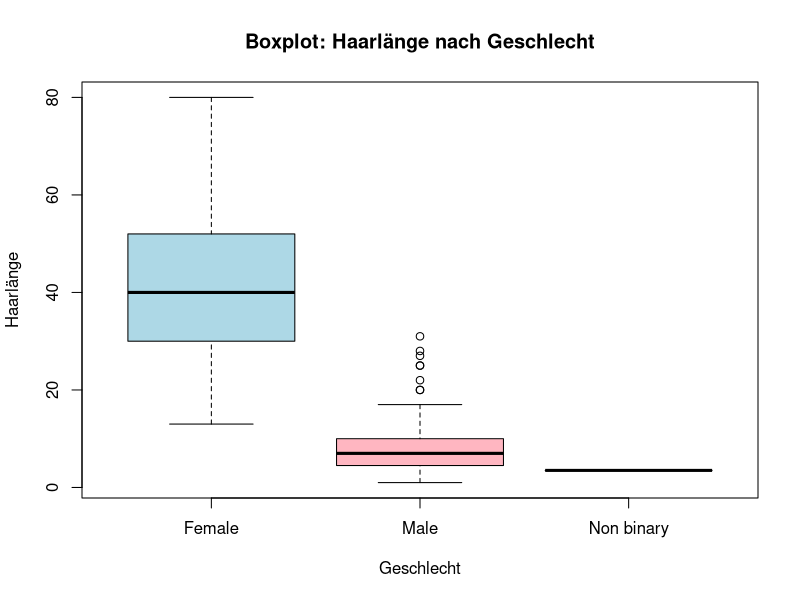
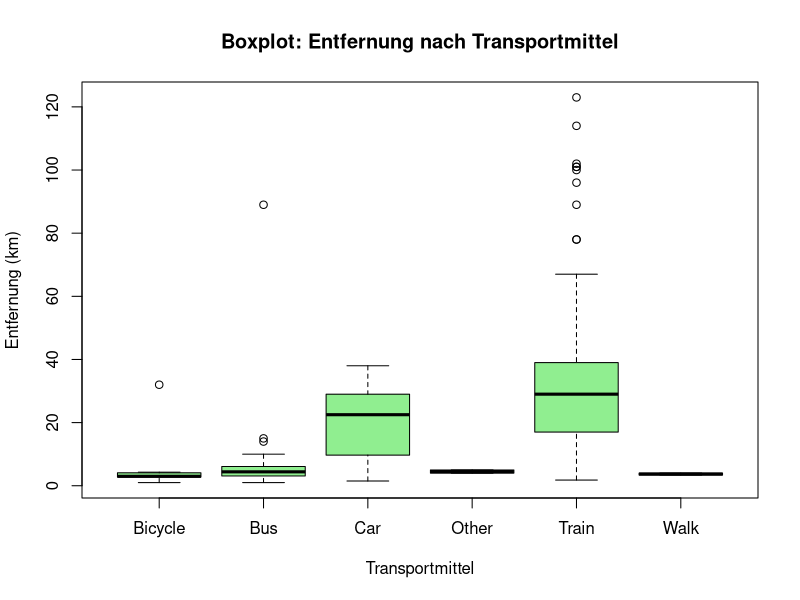
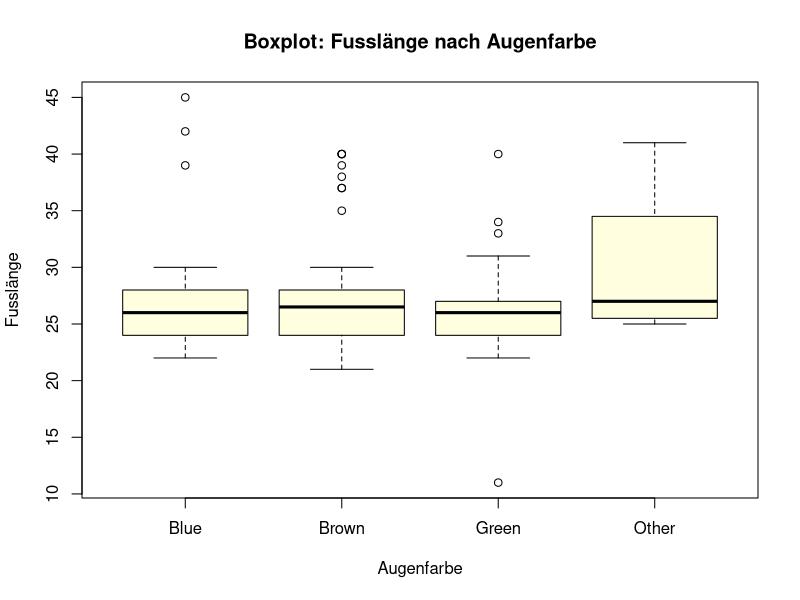
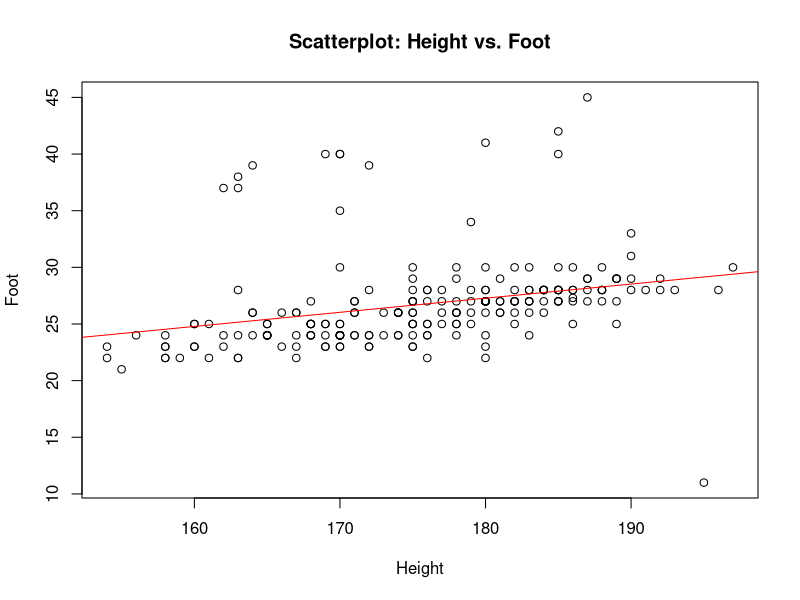
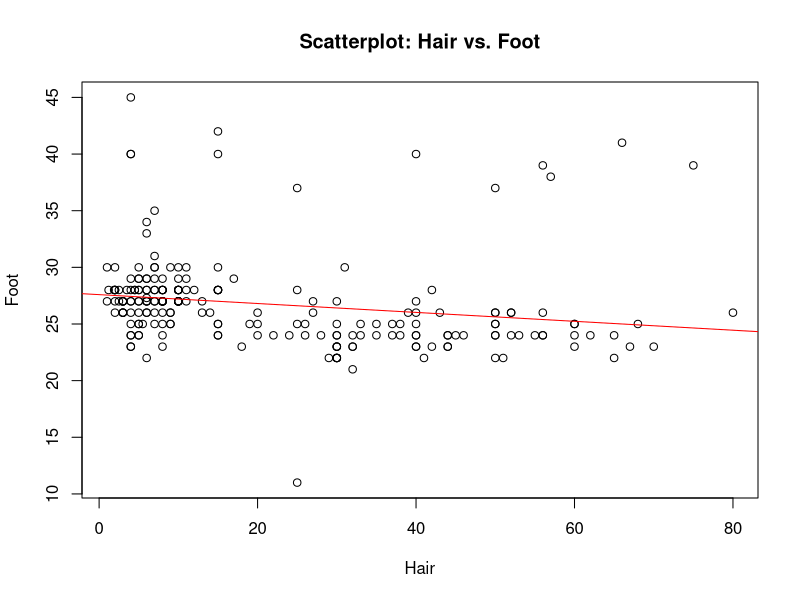
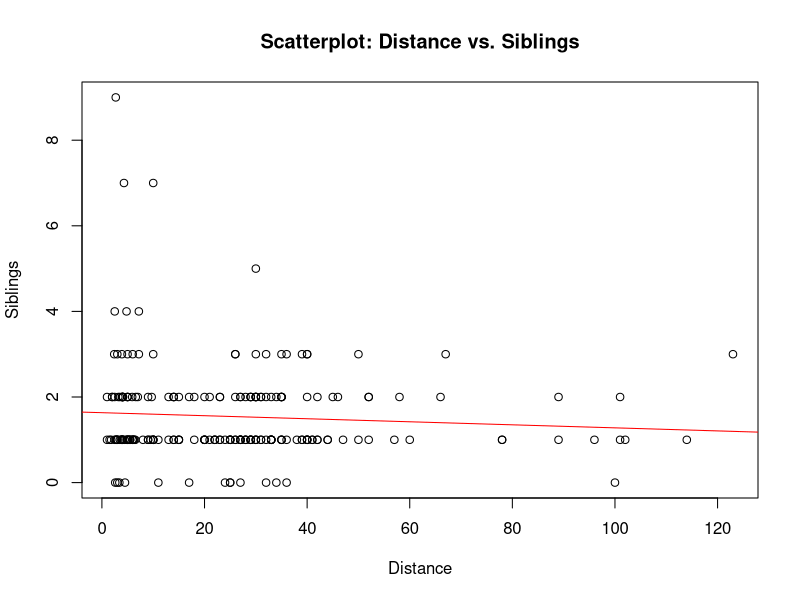

Here is the R script that generated these plots, in order: (Note: this script raises an error after producing the figures.)
## ---- chunk 1
   library(readxl)
   data <- read_excel("../data/WDDA_03.xlsx", sheet = "BFH")
## ---- chunk 2
# Beispiel: Annahme, dass 'data' Ihren Datensatz enthält
male_height <- data$height[data$gender == "Male"]
female_height <- data$height[data$gender == "Female"]

mean_male <- mean(male_height, na.rm = TRUE)
mean_female <- mean(female_height, na.rm = TRUE)

cat("Mittlere Körpergrösse Männer:", mean_male, "cm\n")
cat("Mittlere Körpergrösse Frauen:", mean_female, "cm\n")
## ---- chunk 3
count_female_above_male_mean <- sum(female_height > mean_male, na.rm = TRUE)
count_male_below_female_mean <- sum(male_height < mean_female, na.rm = TRUE)

cat("Anzahl Frauen grösser als mittlere Männergrösse:", count_female_above_male_mean, "\n")
cat("Anzahl Männer kleiner als mittlere Frauengrösse:", count_male_below_female_mean, "\n")
## ---- chunk 4
mean_jar <- mean(data$jar, na.rm = TRUE)
cat("Mittelwert von jar:", mean_jar, "\n")
## ---- chunk 5
diff_to_actual <- abs(data$jar - 405)
best_index <- which.min(diff_to_actual)
best_birthdate <- data$dob[best_index]  # Annahme: Geburtsdatum in 'dob'
cat("Geburtsdatum des besten Schätzers:", best_birthdate, "\n")
## ---- chunk 6
closer_than_mean <- sum(abs(data$jar - 405) < abs(data$jar - mean_jar), na.rm = TRUE)
cat("Anzahl Individuen, die näher an 405 liegen als am Mittelwert:", closer_than_mean, "\n")
## ---- chunk 7
# Für jar:
mean_jar <- mean(data$jar, na.rm = TRUE)
median_jar <- median(data$jar, na.rm = TRUE)
cat("jar - Mittelwert:", mean_jar, "Median:", median_jar, "\n")

# Für siblings:
mean_siblings <- mean(data$siblings, na.rm = TRUE)
median_siblings <- median(data$siblings, na.rm = TRUE)
cat("siblings - Mittelwert:", mean_siblings, "Median:", median_siblings, "\n")

# Für distance:
mean_distance <- mean(data$distance, na.rm = TRUE)
median_distance <- median(data$distance, na.rm = TRUE)
cat("distance - Mittelwert:", mean_distance, "Median:", median_distance, "\n")
## ---- chunk 8
mean_gift <- mean(data$gift, na.rm = TRUE)  # Variable ggf. anpassen
cat("Durchschnittliche Ausgabe für ein Geschwister-Geschenk:", mean_gift, "CHF\n")
## ---- chunk 9
range_height <- diff(range(data$height, na.rm = TRUE))
range_maths <- diff(range(data$maths, na.rm = TRUE))
range_cash <- diff(range(data$cash, na.rm = TRUE))

cat("Spannweite height:", range_height, "cm\n")
cat("Spannweite maths:", range_maths, "\n")
cat("Spannweite cash:", range_cash, "CHF\n")
## ---- chunk 10
iqr_height <- IQR(data$height, na.rm = TRUE)
iqr_maths <- IQR(data$maths, na.rm = TRUE)
iqr_cash <- IQR(data$cash, na.rm = TRUE)

cat("IQR height:", iqr_height, "cm\n")
cat("IQR maths:", iqr_maths, "\n")
cat("IQR cash:", iqr_cash, "CHF\n")
## ---- chunk 11
boxplot(data$hair ~ data$gender,
        main = "Boxplot: Haarlänge nach Geschlecht",
        xlab = "Geschlecht", ylab = "Haarlänge",
        col = c("lightblue", "lightpink"))
## ---- chunk 12
# Beispiel (b): distance nach transport
# Entferne NA-Werte vor dem Plotten
valid_transport <- !is.na(data$distance) & !is.na(data$transport)
if(sum(valid_transport) > 0) {
  boxplot(data$distance[valid_transport] ~ as.factor(data$transport[valid_transport]),
          main = "Boxplot: Entfernung nach Transportmittel",
          xlab = "Transportmittel", ylab = "Entfernung (km)",
          col = "lightgreen")
} else {
  cat("Nicht genügend gültige Daten für den Transport-Boxplot\n")
}

# Beispiel (c): foot nach eye
# Entferne NA-Werte vor dem Plotten
valid_eye_foot <- !is.na(data$foot) & !is.na(data$eye)
if(sum(valid_eye_foot) > 0) {
  boxplot(data$foot[valid_eye_foot] ~ as.factor(data$eye[valid_eye_foot]),
          main = "Boxplot: Fusslänge nach Augenfarbe",
          xlab = "Augenfarbe", ylab = "Fusslänge",
          col = "lightyellow")
} else {
  cat("Nicht genügend gültige Daten für den Augenfarbe-Boxplot\n")
}
## ---- chunk 13
sd_height <- sd(data$height, na.rm = TRUE)
sd_maths <- sd(data$maths, na.rm = TRUE)
sd_cash <- sd(data$cash, na.rm = TRUE)

cat("Standardabweichung height:", sd_height, "cm\n")
cat("Standardabweichung maths:", sd_maths, "\n")
cat("Standardabweichung cash:", sd_cash, "CHF\n")
## ---- chunk 14
mean_h <- mean(data$height, na.rm = TRUE)
sd_h <- sd(data$height, na.rm = TRUE)
lower1 <- mean_h - sd_h; upper1 <- mean_h + sd_h
proportion1 <- mean(data$height >= lower1 & data$height <= upper1, na.rm = TRUE)
cat("Anteil innerhalb 1 SD für height:", proportion1, "\n")
## ---- chunk 15
mean_IHG <- mean(data$IHG, na.rm = TRUE)
median_IHG <- median(data$IHG, na.rm = TRUE)
quantiles <- quantile(data$IHG, probs = c(0.25, 0.75, 0.85), na.rm = TRUE)
iqr_IHG <- IQR(data$IHG, na.rm = TRUE)

cat("Mittelwert IHG:", mean_IHG, "\n")
cat("Median IHG:", median_IHG, "\n")
cat("Q1:", quantiles[1], " Q3:", quantiles[2], " IQR:", iqr_IHG, "\n")
cat("85. Perzentil:", quantiles[3], "\n")
## ---- chunk 16
winter <- c(18, 20, 15, 16, 21, 20, 12, 16, 19, 20)
sommer <- c(28, 18, 24, 32, 18, 29, 23, 38, 28, 18)
## ---- chunk 17
range_winter <- diff(range(winter))
iqr_winter <- IQR(winter)
range_sommer <- diff(range(sommer))
iqr_sommer <- IQR(sommer)

cat("Winter - Spannweite:", range_winter, ", IQR:", iqr_winter, "\n")
cat("Sommer - Spannweite:", range_sommer, ", IQR:", iqr_sommer, "\n")
## ---- chunk 18
var_winter <- var(winter)
sd_winter <- sd(winter)
vc_winter <- sd_winter / mean(winter) * 100  # in Prozent

var_sommer <- var(sommer)
sd_sommer <- sd(sommer)
vc_sommer <- sd_sommer / mean(sommer) * 100

cat("Winter - Varianz:", var_winter, ", SD:", sd_winter, ", VK:", vc_winter, "%\n")
cat("Sommer - Varianz:", var_sommer, ", SD:", sd_sommer, ", VK:", vc_sommer, "%\n")
## ---- chunk 19
z_height <- scale(data$height)
z_foot   <- scale(data$foot)
z_house  <- scale(data$house)

cat("Mittelwert z-height:", mean(z_height, na.rm = TRUE), "\n")
cat("SD z-height:", sd(z_height, na.rm = TRUE), "\n")
# Analog für foot und house
## ---- chunk 20
library(e1071)

skew_height <- skewness(data$height, na.rm = TRUE)
skew_distance <- skewness(data$distance, na.rm = TRUE)
skew_cash <- skewness(data$cash, na.rm = TRUE)
skew_hair_m <- skewness(data$hair[data$gender == "Male"], na.rm = TRUE)
skew_hair_f <- skewness(data$hair[data$gender == "Female"], na.rm = TRUE)

cat("Schiefe height:", skew_height, "\n")
cat("Schiefe distance:", skew_distance, "\n")
cat("Schiefe cash:", skew_cash, "\n")
cat("Schiefe hair (Männer):", skew_hair_m, "\n")
cat("Schiefe hair (Frauen):", skew_hair_f, "\n")
## ---- chunk 21
plot(data$height, data$foot,
     main = "Scatterplot: Height vs. Foot",
     xlab = "Height", ylab = "Foot")
lm_model_a <- lm(foot ~ height, data = data)
abline(lm_model_a, col = "red")
correlation_a <- cor(data$height, data$foot, use = "complete.obs")
cat("Korrelation (height, foot):", correlation_a, "\n")
## ---- chunk 22
# (b) hair vs. foot
plot(data$hair, data$foot,
     main = "Scatterplot: Hair vs. Foot",
     xlab = "Hair", ylab = "Foot")
lm_model_b <- lm(foot ~ hair, data = data)
abline(lm_model_b, col = "red")
correlation_b <- cor(data$hair, data$foot, use = "complete.obs")
cat("Korrelation (hair, foot):", correlation_b, "\n")

# (c) distance vs. siblings
plot(data$distance, data$siblings,
     main = "Scatterplot: Distance vs. Siblings",
     xlab = "Distance", ylab = "Siblings")
lm_model_c <- lm(siblings ~ distance, data = data)
abline(lm_model_c, col = "red")
correlation_c <- cor(data$distance, data$siblings, use = "complete.obs")
cat("Korrelation (distance, siblings):", correlation_c, "\n")
## ---- chunk 23
corr_total <- cor(data$height, data$hair, use = "complete.obs")
cat("Korrelation (gesamt):", corr_total, "\n")
## ---- chunk 24
corr_female <- cor(data$height[data$gender == "Female"],
                  data$hair[data$gender == "Female"], use = "complete.obs")
cat("Korrelation (Frauen):", corr_female, "\n")
## ---- chunk 25
corr_male <- cor(data$height[data$gender == "Male"],
                data$hair[data$gender == "Male"], use = "complete.obs")
cat("Korrelation (Männer):", corr_male, "\n")
## ---- chunk 26
mean_stock <- mean(data$Stock2008, na.rm = TRUE)
median_stock <- median(data$Stock2008, na.rm = TRUE)
quantiles_stock <- quantile(data$Stock2008, probs = c(0.25, 0.75), na.rm = TRUE)

cat("Mittelwert Stock 2008:", mean_stock, "\n")
cat("Median Stock 2008:", median_stock, "\n")
cat("Q1:", quantiles_stock[1], "Q3:", quantiles_stock[2], "\n")
## ---- chunk 27
boxplot(data$Stock2008,
        main = "Boxplot: Stock 2008",
        ylab = "Prozentuale Änderung")
## ---- chunk 28
# Angenommen, die Spalten heißen 'DAX' und 'CAC40'
corr_index <- cor(data$DAX, data$CAC40, use = "complete.obs")
cat("Korrelationskoeffizient (DAX, CAC40):", corr_index, "\n")
